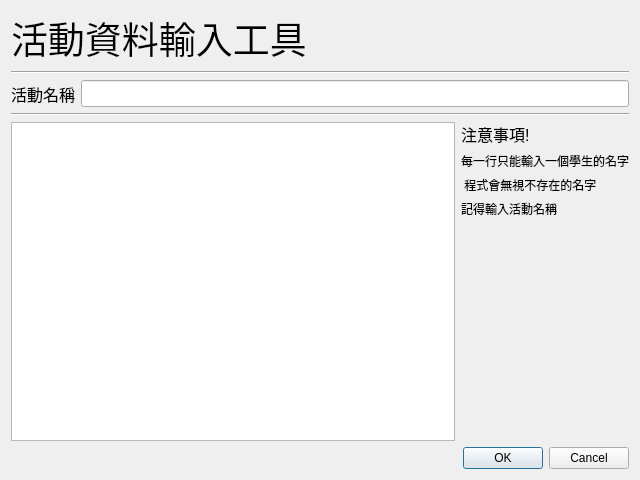
<?xml version="1.0" encoding="UTF-8"?>
<ui version="4.0">
 <class>EventInfoInputDialog</class>
 <widget class="QDialog" name="EventInfoInputDialog">
  <property name="geometry">
   <rect>
    <x>0</x>
    <y>0</y>
    <width>640</width>
    <height>480</height>
   </rect>
  </property>
  <property name="windowTitle">
   <string>Dialog</string>
  </property>
  <layout class="QVBoxLayout" name="verticalLayout">
   <item>
    <widget class="QLabel" name="label">
     <property name="font">
      <font>
       <family>Microsoft YaHei</family>
       <pointsize>28</pointsize>
      </font>
     </property>
     <property name="text">
      <string>活動資料輸入工具</string>
     </property>
    </widget>
   </item>
   <item>
    <widget class="Line" name="line">
     <property name="orientation">
      <enum>Qt::Orientation::Horizontal</enum>
     </property>
    </widget>
   </item>
   <item>
    <layout class="QHBoxLayout" name="horizontalLayout" stretch="0,0">
     <property name="topMargin">
      <number>0</number>
     </property>
     <item>
      <widget class="QLabel" name="label_2">
       <property name="font">
        <font>
         <family>Microsoft JhengHei UI</family>
         <pointsize>12</pointsize>
        </font>
       </property>
       <property name="text">
        <string>活動名稱</string>
       </property>
      </widget>
     </item>
     <item>
      <widget class="QLineEdit" name="eventLineEdit">
       <property name="font">
        <font>
         <pointsize>12</pointsize>
        </font>
       </property>
      </widget>
     </item>
    </layout>
   </item>
   <item>
    <widget class="Line" name="line_2">
     <property name="orientation">
      <enum>Qt::Orientation::Horizontal</enum>
     </property>
    </widget>
   </item>
   <item>
    <layout class="QHBoxLayout" name="horizontalLayout_2">
     <item>
      <widget class="QPlainTextEdit" name="plainTextEdit"/>
     </item>
     <item>
      <layout class="QVBoxLayout" name="verticalLayout_2">
       <item>
        <widget class="QLabel" name="label_3">
         <property name="font">
          <font>
           <pointsize>12</pointsize>
          </font>
         </property>
         <property name="text">
          <string>注意事項!</string>
         </property>
        </widget>
       </item>
       <item>
        <widget class="QLabel" name="label_4">
         <property name="text">
          <string>每一行只能輸入一個學生的名字</string>
         </property>
        </widget>
       </item>
       <item>
        <widget class="QLabel" name="label_5">
         <property name="text">
          <string> 程式會無視不存在的名字</string>
         </property>
        </widget>
       </item>
       <item>
        <widget class="QLabel" name="label_6">
         <property name="text">
          <string>記得輸入活動名稱</string>
         </property>
        </widget>
       </item>
       <item>
        <spacer name="verticalSpacer">
         <property name="orientation">
          <enum>Qt::Orientation::Vertical</enum>
         </property>
         <property name="sizeHint" stdset="0">
          <size>
           <width>20</width>
           <height>40</height>
          </size>
         </property>
        </spacer>
       </item>
      </layout>
     </item>
    </layout>
   </item>
   <item>
    <widget class="QDialogButtonBox" name="buttonBox">
     <property name="orientation">
      <enum>Qt::Orientation::Horizontal</enum>
     </property>
     <property name="standardButtons">
      <set>QDialogButtonBox::StandardButton::Cancel|QDialogButtonBox::StandardButton::Ok</set>
     </property>
    </widget>
   </item>
  </layout>
 </widget>
 <resources/>
 <connections>
  <connection>
   <sender>buttonBox</sender>
   <signal>accepted()</signal>
   <receiver>EventInfoInputDialog</receiver>
   <slot>accept()</slot>
   <hints>
    <hint type="sourcelabel">
     <x>248</x>
     <y>254</y>
    </hint>
    <hint type="destinationlabel">
     <x>157</x>
     <y>274</y>
    </hint>
   </hints>
  </connection>
  <connection>
   <sender>buttonBox</sender>
   <signal>rejected()</signal>
   <receiver>EventInfoInputDialog</receiver>
   <slot>reject()</slot>
   <hints>
    <hint type="sourcelabel">
     <x>316</x>
     <y>260</y>
    </hint>
    <hint type="destinationlabel">
     <x>286</x>
     <y>274</y>
    </hint>
   </hints>
  </connection>
 </connections>
</ui>
